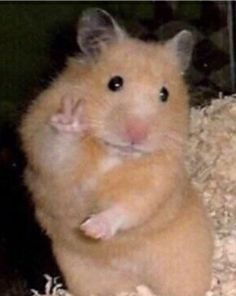
#> input picture images/hamster.jpg, 236 x 296 px
$ python separables.py
#> lines starting #> are read from the running program, lines starting #| are printed output that depends on the picture
### images/lib_kernels.py
import numpy as np

def convolve2D(img, kernel):
    #dimensiones imagen origen y kernel
    img_row, img_col = img.shape
    kernel_row, kernel_col = kernel.shape

    #matriz resultado (imagen) del mismo tamaño de la imagen origen
    img_res = np.zeros(img.shape)

    #definir el tamaño del relleno para cada eje
    pad_height = int((kernel_row - 1) / 2)
    pad_width = int((kernel_col - 1) / 2)

    #crear una matriz de 0's con el relleno agregado
    padded_img = np.zeros((img_row + (2 * pad_height), img_col + (2 * pad_width)))
    #agregar la imagen origen a la matriz de 0's con
    padded_img[pad_height:padded_img.shape[0] - pad_height, pad_width:padded_img.shape[1] - pad_width] = img

    #recorrer la matriz de la imagen
    for row in range(img_row):
        for col in range(img_col):
            #calcular cada nuevo pixel multiplicando la cada valor del kernel con
            #la seccion de la matriz imagen concidente
            pixel = np.multiply(kernel, padded_img[row:row + kernel_row, col:col + kernel_col])
            #sumar los productos y asignar a la posicion correspondiente de la matriz resultado
            img_res[row, col] = np.sum(pixel)

    #se devuelve la matriz resultado verificando que los valores
    #se mantengan en el rango de 0 a 255
    return np.clip(img_res,0,255)


# [90 lines left out: functions gaussianBlur, prewitt, sobel, sharpen, not called in this run]

### images/separables.py
import numpy as np
import cv2
import os
from lib_kernels import convolve2D

#cargar archivo
file_name = os.path.join(os.path.dirname(__file__), 'hamster.jpg')
assert os.path.exists(file_name)

#leer imagen
img = cv2.imread(file_name, cv2.IMREAD_GRAYSCALE)
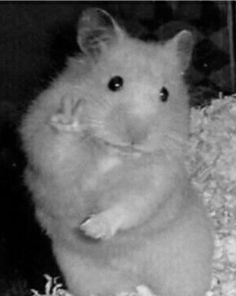
#> img: shape (296, 236); min 0, max 232, mean 104.4
#crear imagen escala de grises
cv2.imwrite('grey.png', img)

#definir kernel sobel (3x3)
kernel_sobel = np.array([[-1,0,1],
                           [-2,0,2],
                           [-1,0,1]])
#factorizar
#kernel 1x3
kernel_sobel1x3 = np.array([[-1,0,1]])
#kernel 3x1
kernel_sobel3x1 = np.array([[1],[2],[1]])

#aplicar convolucion normal, kernel 3x3
sobel3x3 = convolve2D(img,kernel_sobel)
#> in convolve2D, `padded_img[pad_height:padded_img.shape[0] - pad_height, pad_width:padd..`:
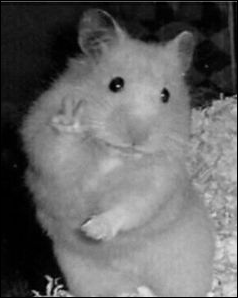
#> padded_img: shape (298, 238) float64; min 0, max 232, mean 102.9
#> after the loop in convolve2D, `for row in range(img_row):`:
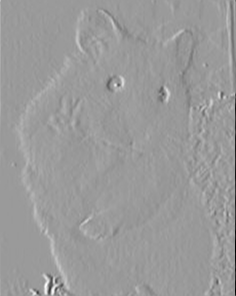
#> img_res: shape (296, 236) float64; min -868, max 567, mean 1.9; drawn with min black and max white
#> in convolve2D, `return np.clip(img_res,0,255)`:
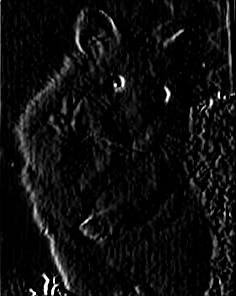
#> returned value: shape (296, 236) float64; min 0, max 255, mean 13.6

#aplicar convolucion kernel separados
#con kernel 1x3
sobel1x3 = convolve2D(img,kernel_sobel1x3)
#> in convolve2D (call 2), `return np.clip(img_res,0,255)`:
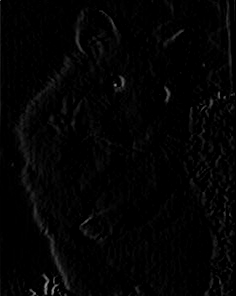
#> returned value: shape (296, 236) float64; min 0, max 150, mean 3.6
#convolucion al resultado obtenido con kernel 3x1
sobel_sep = convolve2D(sobel1x3,kernel_sobel3x1)

#imagenes resultado
cv2.imwrite('sobel3x3.png',sobel3x3 )
cv2.imwrite('sobel_sep.png',sobel_sep )
